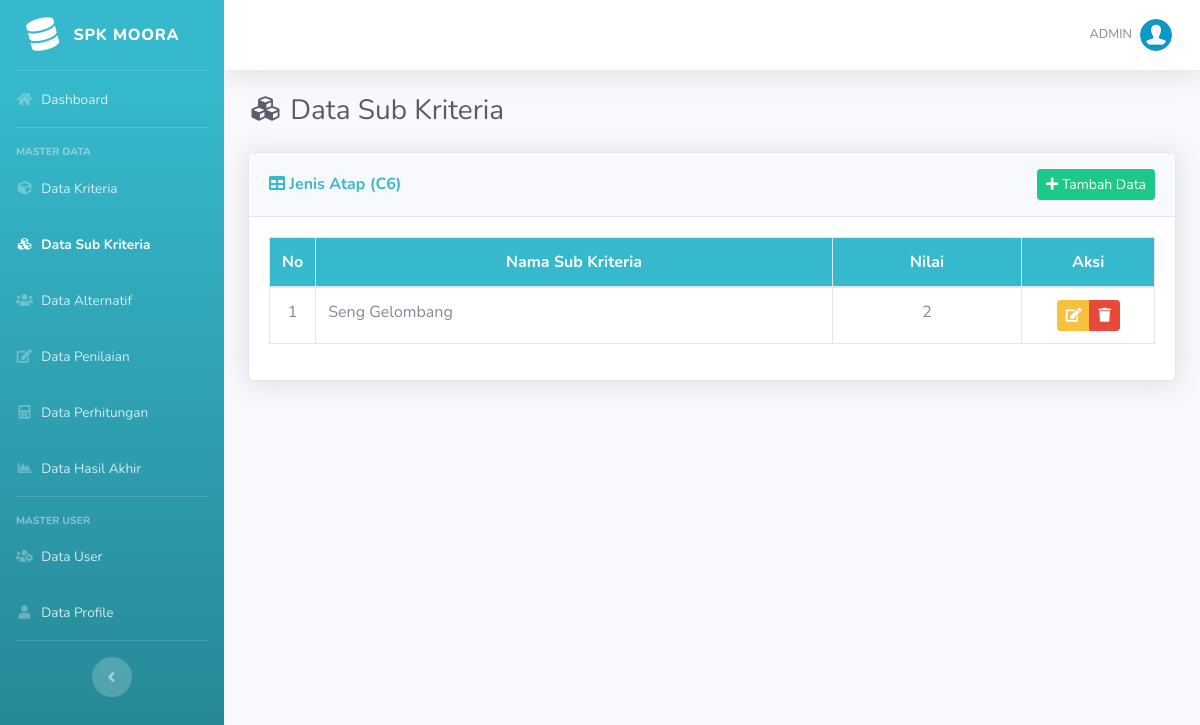
Page /list-sub-kriteria.php (signed in) on the committed database.
### tables this page shows
CREATE TABLE IF NOT EXISTS `kriteria` (
  `id_kriteria` int(11) NOT NULL,
  `kode_kriteria` varchar(10) NOT NULL,
  `nama` varchar(50) NOT NULL,
  `type` enum('Benefit','Cost') NOT NULL,
  `bobot` float NOT NULL,
  `ada_pilihan` tinyint(1) DEFAULT NULL
);

CREATE TABLE IF NOT EXISTS `sub_kriteria` (
  `id_sub_kriteria` int(11) NOT NULL,
  `id_kriteria` int(11) NOT NULL,
  `nama` varchar(50) NOT NULL,
  `nilai` float NOT NULL
);

### list-sub-kriteria.php (the view, shortened to what this page needs)
<?php
require_once('includes/init.php');
require_once('template/header.php');
?>
<div class="d-sm-flex align-items-center justify-content-between mb-4">
    <h1 class="h3 mb-0 text-gray-800"><i class="fas fa-fw fa-cubes"></i> Data Sub Kriteria</h1>
</div>
<?php
$query = mysqli_query($koneksi,"SELECT * FROM kriteria WHERE ada_pilihan='1' ORDER BY kode_kriteria ASC");
$cek = mysqli_num_rows($query);
if($cek <= 0) {
?>
<div class="card shadow mb-4">
    <div class="card-header py-3">
        <h6 class="m-0 font-weight-bold text-info"><i class="fa fa-table"></i> Daftar Data Sub Kriteria</h6>
    </div>
    <div class="card-body">
		<div class="alert alert-info">
			Cara penilaian pada kriteria berjenis input langsung semua.
		</div>
	</div>
</div>
<?php
}else{
	while($data = mysqli_fetch_array($query)){
?>
<div class="card shadow mb-4">
    <div class="card-header py-3">
        <div class="d-sm-flex align-items-center justify-content-between">
			<h6 class="m-0 font-weight-bold text-info"><i class="fa fa-table"></i> <?= $data['nama']." (".$data['kode_kriteria'].")" ?></h6>
			<a href="#tambah<?= $data['id_kriteria']; ?>" data-toggle="modal" class="btn btn-sm btn-success"> <i class="fa fa-plus"></i> Tambah Data </a>
		</div>
    </div>
    <div class="card-body">
		<div class="table-responsive">
			<table class="table table-bordered" width="100%" cellspacing="0">
				<thead class="bg-info text-white">
					<tr align="center">
						<th width="5%">No</th>
						<th>Nama Sub Kriteria</th>
						<th>Nilai</th>
						<th width="15%">Aksi</th>
					</tr>
				</thead>
				<tbody>
					<?php
						$no=1;
						$id_kriteria = $data['id_kriteria'];
						$q = mysqli_query($koneksi,"SELECT * FROM sub_kriteria WHERE id_kriteria = '$id_kriteria' ORDER BY nilai DESC");
						while($d = mysqli_fetch_array($q)){
					?>
					<tr align="center">
						<td><?=$no ?></td>
						<td align="left"><?= $d['nama'] ?></td>
						<td><?= $d['nilai'] ?></td>
						<td>
							<div class="btn-group" role="group">
								<a data-toggle="modal" title="Edit Data" href="#editsk<?= $d['id_sub_kriteria'] ?>" class="btn btn-warning btn-sm"><i class="fa fa-edit"></i></a>
								<a  data-toggle="tooltip" data-placement="bottom" title="Hapus Data" href="hapus-sub-kriteria.php?id=<?php echo $d['id_sub_kriteria']; ?>" onclick="return confirm ('Apakah anda yakin untuk meghapus data ini')" class="btn btn-danger btn-sm"><i class="fa fa-trash"></i></a>
							</div>
						</td>
					</tr>
                <?php
					$no++;
					}
				?>
				</tbody>
			</table>
		</div>
	</div>
</div>
<?php
}
}
require_once('template/footer.php');
?>

### rows in the picture
kriteria: nama "Jenis Atap", kode_kriteria "C6"
sub_kriteria: nama "Seng Gelombang", nilai "2"

### other values in the picture
$_SESSION['username'] "ADMIN"
